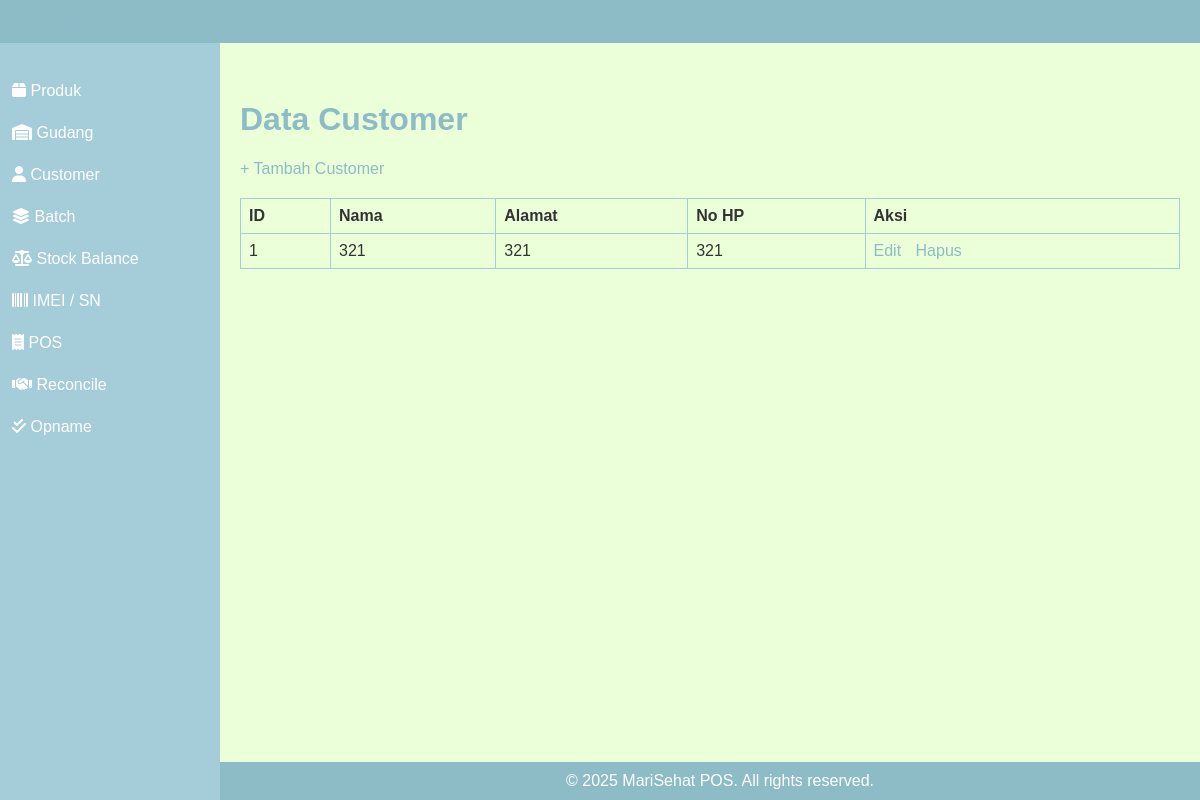
The app's page /customers/index.php, older data.
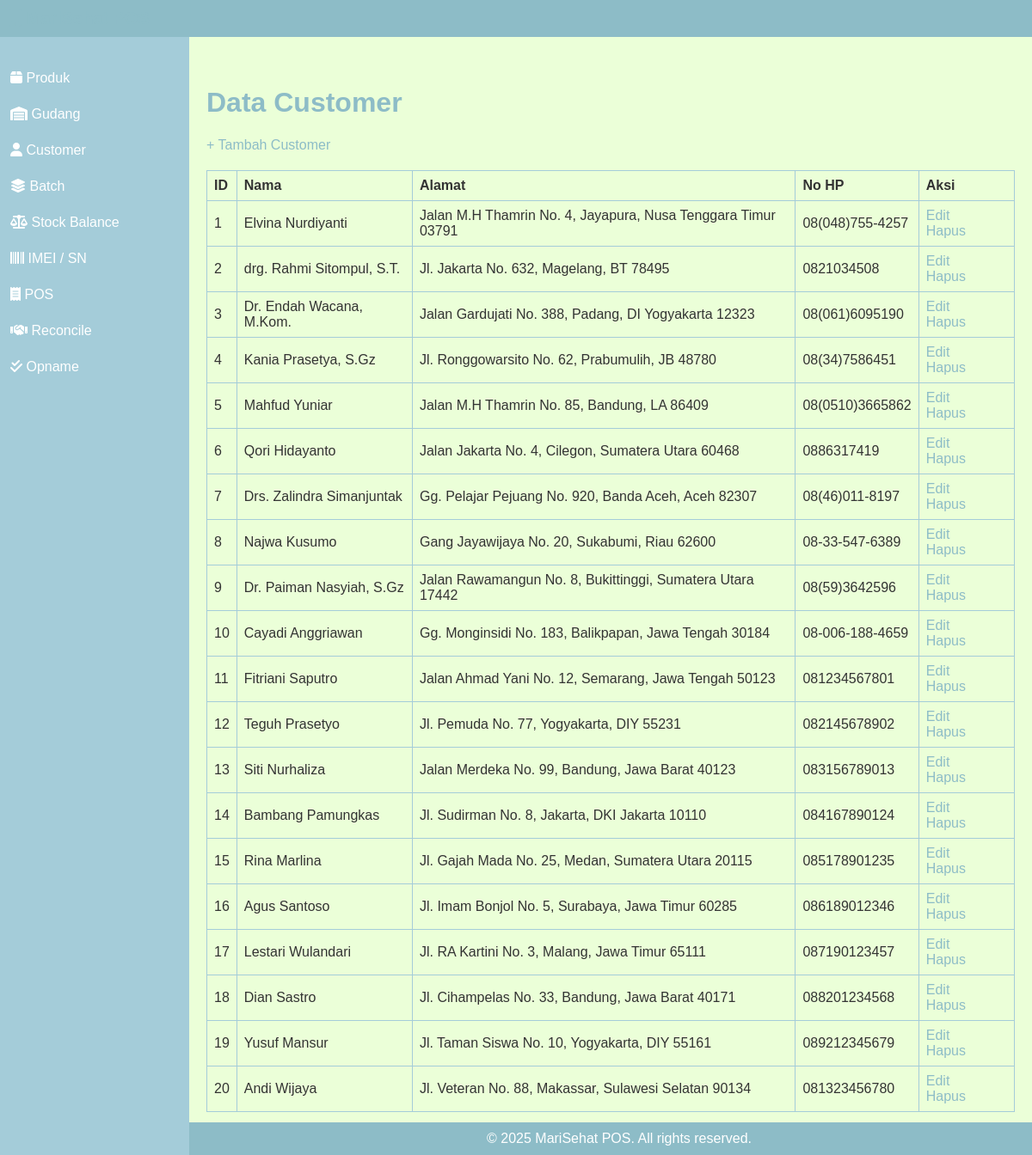
The same page, newer data.
### tables this page shows
CREATE TABLE `customers` (
  `id` int(11) NOT NULL,
  `nama` varchar(100) DEFAULT NULL,
  `alamat` varchar(255) DEFAULT NULL,
  `no_hp` varchar(20) DEFAULT NULL
);

### customers/index.php (the view)
<?php
require '../db.php';
$stmt = $pdo->query("SELECT * FROM customers");
$customers = $stmt->fetchAll();
?>
<link rel="stylesheet" href="../css/style.css">
<?php include '../includes/header.php'; ?>
<?php include '../includes/sidebar.php'; ?>
<h1>Data Customer</h1>
<a href="create.php">+ Tambah Customer</a>
<table>
    <tr>
        <th>ID</th>
        <th>Nama</th>
        <th>Alamat</th>
        <th>No HP</th>
        <th>Aksi</th>
    </tr>
    <?php foreach ($customers as $c): ?>
    <tr>
        <td><?= $c['id'] ?></td>
        <td><?= htmlspecialchars($c['nama']) ?></td>
        <td><?= htmlspecialchars($c['alamat']) ?></td>
        <td><?= htmlspecialchars($c['no_hp']) ?></td>
        <td>
            <a href="edit.php?id=<?= $c['id'] ?>">Edit</a>
            <a href="delete.php?id=<?= $c['id'] ?>" onclick="return confirm('Yakin hapus?')">Hapus</a>
        </td>
    </tr>
    <?php endforeach; ?>
</table>
<?php include '../includes/footer.php'; ?>

### includes/header.php (shortened to what this page needs)
<!DOCTYPE html>
<html>
<head>
    <link rel="stylesheet" href="../css/style.css">
    <link rel="stylesheet" href="https://cdnjs.cloudflare.com/ajax/libs/font-awesome/6.4.0/css/all.min.css">
</head>
<body>
<header>
    <h1><i class="fa-solid fa-mobile-screen-button"></i> MariSehat POS</h1>
</header>

### includes/sidebar.php
<div class="sidebar">
    <a href="/toko-1-28juni2024/products/index.php"><i class="fa-solid fa-box"></i> Produk</a>
    <a href="/toko-1-28juni2024/warehouses/index.php"><i class="fa-solid fa-warehouse"></i> Gudang</a>
    <a href="/toko-1-28juni2024/customers/index.php"><i class="fa-solid fa-user"></i> Customer</a>
    <a href="/toko-1-28juni2024/inventory_batches/index.php"><i class="fa-solid fa-layer-group"></i> Batch</a>
    <a href="/toko-1-28juni2024/stock_balances/index.php"><i class="fa-solid fa-balance-scale"></i> Stock Balance</a>
    <a href="/toko-1-28juni2024/imei_sn/index.php"><i class="fa-solid fa-barcode"></i> IMEI / SN</a>
    <a href="/toko-1-28juni2024/pos_sales/index.php"><i class="fa-solid fa-receipt"></i> POS</a>
    <a href="/toko-1-28juni2024/reconcile/index.php"><i class="fa-solid fa-handshake"></i> Reconcile</a>
    <a href="/toko-1-28juni2024/stock_opname/index.php"><i class="fa-solid fa-check-double"></i> Opname</a>
</div>
<main>

### includes/footer.php
</main>
<footer>
    &copy; <?= date('Y') ?> MariSehat POS. All rights reserved.
</footer>
</body>
</html>

### css/style.css (style rules this page uses)
body { font-family: Arial, sans-serif; background-color: #EBFFD8; color: #333; margin: 20px; padding-bottom: 30px; }
h1, h2 { color: #8DBCC7; }
a { text-decoration: none; color: #8DBCC7; margin-right: 10px; }
table { width: 100%; border-collapse: collapse; margin-top: 10px; }
table, th, td { border: 1px solid #A4CCD9; }
th, td { padding: 10px; text-align: left; }
body { margin: 0; font-family: Arial, sans-serif; background-color: #EBFFD8; }
header { background-color: #8DBCC7; padding: 10px; color: white; position: fixed; top: 0; left: 0; width: 100%; z-index: 1000; display: flex; align-items: center; justify-content: space-between; }
header h1 { margin: 0; font-size: 20px; }
.sidebar { width: 220px; background-color: #A4CCD9; position: fixed; top: 0; bottom: 0; overflow-y: auto; padding-top: 70px; }
.sidebar a { display: block; padding: 12px; color: white; text-decoration: none; transition: background-color 0.3s, transform 0.2s; }
main { margin-left: 220px; padding: 20px; padding-top: 80px; }
footer { background-color: #8DBCC7; color: white; text-align: center; padding: 10px; position: fixed; bottom: 0; left: 220px; width: calc(100% - 220px); }
table { width: 100%; border-collapse: collapse; margin-top: 20px; }
th, td { padding: 8px; text-align: left; }

Row changes from the older to the newer data that the page shows:
changed customers id 1: nama "321" → "Elvina Nurdiyanti"; alamat "321" → "Jalan M.H Thamrin No. 4, Jayapura, Nusa Tenggara Timur 03791"; no_hp "321" → "08(048)755-4257"
added customers: id "2", nama "drg. Rahmi Sitompul, S.T.", alamat "Jl. Jakarta No. 632, Magelang, BT 78495", no_hp "0821034508"
added customers: id "3", nama "Dr. Endah Wacana, M.Kom.", alamat "Jalan Gardujati No. 388, Padang, DI Yogyakarta 12323", no_hp "08(061)6095190"
added customers: id "4", nama "Kania Prasetya, S.Gz", alamat "Jl. Ronggowarsito No. 62, Prabumulih, JB 48780", no_hp "08(34)7586451"
added customers: id "5", nama "Mahfud Yuniar", alamat "Jalan M.H Thamrin No. 85, Bandung, LA 86409", no_hp "08(0510)3665862"
added customers: id "6", nama "Qori Hidayanto", alamat "Jalan Jakarta No. 4, Cilegon, Sumatera Utara 60468", no_hp "0886317419"
added customers: id "7", nama "Drs. Zalindra Simanjuntak", alamat "Gg. Pelajar Pejuang No. 920, Banda Aceh, Aceh 82307", no_hp "08(46)011-8197"
added customers: id "8", nama "Najwa Kusumo", alamat "Gang Jayawijaya No. 20, Sukabumi, Riau 62600", no_hp "08-33-547-6389"
added customers: id "9", nama "Dr. Paiman Nasyiah, S.Gz", alamat "Jalan Rawamangun No. 8, Bukittinggi, Sumatera Utara 17442", no_hp "08(59)3642596"
added customers: id "10", nama "Cayadi Anggriawan", alamat "Gg. Monginsidi No. 183, Balikpapan, Jawa Tengah 30184", no_hp "08-006-188-4659"
added customers: id "11", nama "Fitriani Saputro", alamat "Jalan Ahmad Yani No. 12, Semarang, Jawa Tengah 50123", no_hp "081234567801"
added customers: id "12", nama "Teguh Prasetyo", alamat "Jl. Pemuda No. 77, Yogyakarta, DIY 55231", no_hp "082145678902"
added customers: id "13", nama "Siti Nurhaliza", alamat "Jalan Merdeka No. 99, Bandung, Jawa Barat 40123", no_hp "083156789013"
added customers: id "14", nama "Bambang Pamungkas", alamat "Jl. Sudirman No. 8, Jakarta, DKI Jakarta 10110", no_hp "084167890124"
added customers: id "15", nama "Rina Marlina", alamat "Jl. Gajah Mada No. 25, Medan, Sumatera Utara 20115", no_hp "085178901235"
added customers: id "16", nama "Agus Santoso", alamat "Jl. Imam Bonjol No. 5, Surabaya, Jawa Timur 60285", no_hp "086189012346"
added customers: id "17", nama "Lestari Wulandari", alamat "Jl. RA Kartini No. 3, Malang, Jawa Timur 65111", no_hp "087190123457"
added customers: id "18", nama "Dian Sastro", alamat "Jl. Cihampelas No. 33, Bandung, Jawa Barat 40171", no_hp "088201234568"
added customers: id "19", nama "Yusuf Mansur", alamat "Jl. Taman Siswa No. 10, Yogyakarta, DIY 55161", no_hp "089212345679"
added customers: id "20", nama "Andi Wijaya", alamat "Jl. Veteran No. 88, Makassar, Sulawesi Selatan 90134", no_hp "081323456780"
